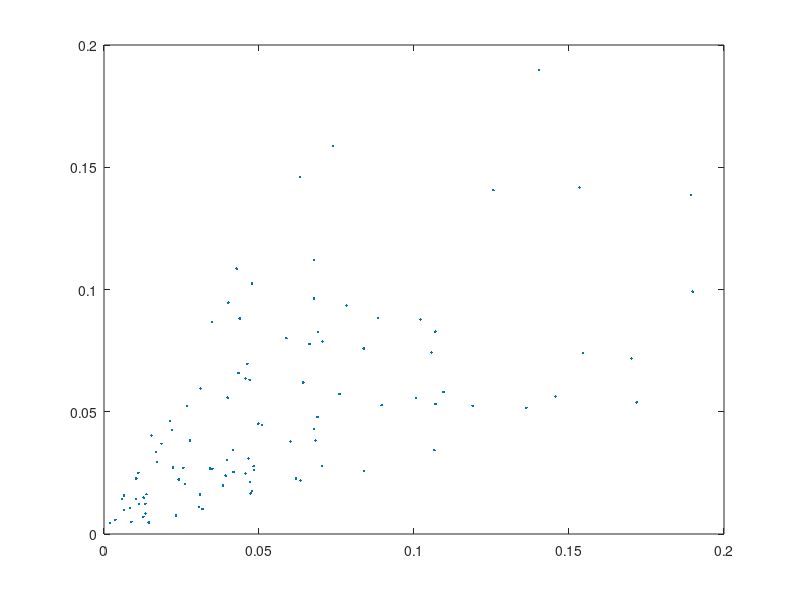

Write MATLAB code to recreate this figure.
% filename: setup_lung.m
%heterogeneity parameter (0<=beta<=1):
%beta=0 for homogenous lung
%beta=1 for no ventilation/perfusion correlation
beta=0.5
%
%number of iterations used in bisection:
maxcount=20
%
%number of ``alveoli'':
n=100
%
%reference oxygen concentration (moles/liter):
cref=0.2/(22.4*(310/273))
%cref=concentration of oxygen 
%in air at sea level at body temperature
%
%oxygen concentration in the inspired air:
cI=cref
%
%blood oxygen concentration
%at full hemoglobin saturation: 
cstar=cref
%cstar=4*(concentration of hemoglobin 
%in blood expressed in moles/liter)
%
%rate of oxygen consumption (moles/minute):
%M=0.25*cref*5.6
%
%oxygen partial pressure 
%at which hemoglobin is half-saturated:
Pstar=25
%
%gas constant*absolute temperature 
%(mmHg*liters/mole):
RT=760*22.4*(310/273)
%
%oxygen partial pressure 
%in the inspired air (mmHg):
PI=RT*cI
%
%oxygen concentration
%in blood exposed directly to inspired air:
camax=cstar*(PI/Pstar)^3/(1+(PI/Pstar)^3)
%camax is an upper bound 
%on oxygen concentration in blood 
%
%expected value of total alveolar ventilation:
VAtotal=5.0     %(liters/minute)
%
%expected value of total perfusion:
Qtotal=5.6      %(liters/minute)
%
%expected alveolar ventilation per alveolus:
VAbar=VAtotal/n
%
%expected perfusion per alveolus: 
Qbar=Qtotal/n 

a1=-log(rand(n,1));
a2=-log(rand(n,1));
av=(a1+a2)/2;        
VA=VAbar*(a1*beta+av*(1-beta));
Q = Qbar*(a2*beta+av*(1-beta));
r=VA./Q;
figure(1)
plot(Q,VA,'.')

%find actual values of 
%VAtotal, Qtotal, VAbar, and Qbar:
VAtotal=sum(VA)
Qtotal =sum(Q)
VAbar=VAtotal/n
 Qbar= Qtotal/n
